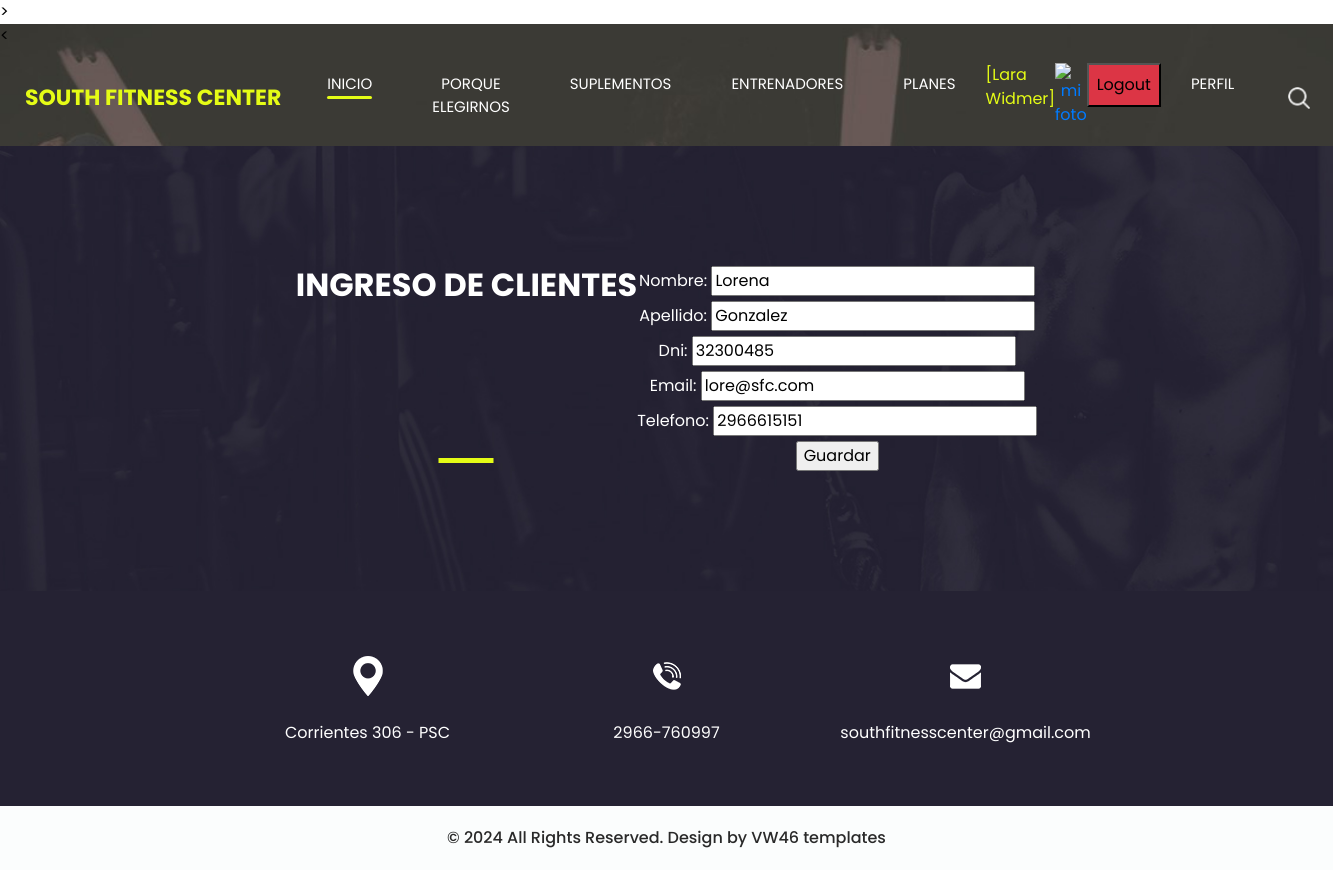
The page /clientesUpdate/3/ (signed in) on the database its author committed.
### entidades/models.py (models this page shows, shortened)
class Clientes(models.Model):
    nombre = models.CharField(max_length=50)
    apellido = models.CharField(max_length=50)
    dni = models.IntegerField()
    email = models.EmailField()
    telefono = models.IntegerField()
    class Meta:
        verbose_name = "Cliente"
        verbose_name_plural = "Clientes"
        ordering = ["nombre", "apellido", "dni", "email", "telefono"]

### entidades/views.py (the view)
# urls.py: path('clientesUpdate/<id_clientes>/', clientesUpdate, name="clientesUpdate"),
@login_required
def clientesUpdate(request, id_clientes):
    clientes = Clientes.objects.get(id=id_clientes)
    if request.method == "POST":
        mi_form = clientes_form(request.POST)
        if mi_form.is_valid():
            clientes.nombre = mi_form.cleaned_data.get("nombre")
            clientes.apellido = mi_form.cleaned_data.get("apellido")
            clientes.dni = mi_form.cleaned_data.get("dni")
            clientes.email = mi_form.cleaned_data.get("email")
            clientes.telefono = mi_form.cleaned_data.get("telefono")
            clientes.save()
            contexto = {"clientes": Clientes.objects.all() }
            return render(request, "entidades/clientes.html", contexto)
    else:
        mi_form = clientes_form(initial={"nombre": clientes.nombre, "apellido": clientes.apellido, "dni": clientes.dni, "email": clientes.email, "telefono": clientes.telefono})
    return render (request, "entidades/clientes_form.html", {"form": mi_form})

### entidades/forms.py
class clientes_form(forms.Form):
    nombre = forms.CharField(max_length=50, required =True)
    apellido = forms.CharField(max_length=50, required =True)
    dni = forms.IntegerField(required =True)
    email = forms.EmailField(required =True)
    telefono = forms.IntegerField(required =True)

### entidades/templates/entidades/clientes_form.html (shortened to what this page needs)
{% extends "entidades/trainer.html" %}
{% block titulo %}
<section class="trainer_section layout_padding">
    <div class="container">
      <div class="heading_container">
        <h2>
            Ingreso de
            clientes
        </h2>
        <form action="" method="post">
            <table>
                {{ form }}
            </table>
            <input type="submit" value="Guardar">
        </form>
      </div>
    </div class="container">
</section class="trainer_section layout_padding">
{% endblock titulo %}

### entidades/templates/entidades/trainer.html (shortened to what this page needs)
<!DOCTYPE html>
<html>
<head>
  {% load static %}
  <link rel="stylesheet" type="text/css" href="https://cdnjs.cloudflare.com/ajax/libs/OwlCarousel2/2.3.4/assets/owl.carousel.min.css" />
  <link rel="stylesheet" type="text/css" href="{% static 'css/bootstrap.css' %}" />
  <link href="{% static 'css/style.css' %}" rel="stylesheet" />
  <link href="{% static 'css/responsive.css' %}" rel="stylesheet" />
</head>>
<body class="sub_page">
  <div class="hero_area">
    <<header class="header_section">
      <div class="container-fluid">
        <nav class="navbar navbar-expand-lg custom_nav-container ">
          <a class="navbar-brand" href="index.html">
            <span>
              South Fitness Center
            </span>
          </a>
          <div class="collapse navbar-collapse" id="navbarSupportedContent">
            <div class="d-flex ml-auto flex-column flex-lg-row align-items-center">
              <ul class="navbar-nav  ">
                {% if user.is_authenticated %}
                <li class="nav-item active">
                  <a class="nav-link" href="{% url 'home' %}">Inicio <span class="sr-only">(current)</span></a>
                </li>
                <li class="nav-item ">
                  <a class="nav-link" href="{% url 'why' %}"> Porque elegirnos </a>
                </li>
                <li class="nav-item">
                  <a class="nav-link" href="{% url 'trainer' %}"> Suplementos</a>
                </li>
                <li class="nav-item">
                  <a class="nav-link" href="{% url 'entrenadores' %}"> Entrenadores</a>
                </li>
                <li class="nav-item">
                  <a class="nav-link" href="{% url 'membresias' %}"> Planes</a>
                </li>
                <li class="nav-item">
                  <p style="color:#E5FC16"> [{{user.first_name}} {{user.last_name}}] </p>
                </li>
                <div class="text-center">
                  <a href= "{% url 'agregar_avatar' %}"><img src="{{ request.session.avatar }}" height="40px" weight="40px" alt="mi foto"></a>
                </div>
                <form method="post" action="{% url 'logout' %}">
                  <button type="submit" class="nav-link bg-danger ms-2">Logout</button>
                </form>
                <li class="nav-item">
                  <a class="nav-link" href="{% url 'perfil' %}"> Perfil</a>
                </li>
                {% endif %}
              </ul>
              <div class="user_option">
                <form class="form-inline my-2 my-lg-0 ml-0 ml-lg-4 mb-3 mb-lg-0">
                  <button class="btn  my-2 my-sm-0 nav_search-btn" type="submit"></button>
                </form>
              </div>
            </div>
          </div>
        </nav>
      </div>
    </header>
  </div>
  {% block titulo %}{% endblock titulo %}
   <section class="info_section layout_padding2">
    <div class="container">
      <div class="info_items">
        <a href="">
          <div class="item ">
            <div class="img-box box-1">
            </div>
            <div class="detail-box">
              <p>
                Corrientes 306 - PSC
              </p>
            </div>
          </div>
        </a>
        <a href="">
          <div class="item ">
            <div class="img-box box-2">
            </div>
            <div class="detail-box">
              <p>
                2966-760997
              </p>
            </div>
          </div>
        </a>
        <a href="">
          <div class="item ">
            <div class="img-box box-3">
            </div>
            <div class="detail-box">
              <p>
                southfitnesscenter@gmail.com
              </p>
            </div>
          </div>
        </a>
      </div>
    </div>
  </section>
  <footer class="container-fluid footer_section">
    <p>
      &copy; 2024 All Rights Reserved. Design by
      <a href="https://html.design/">VW46 templates</a>
    </p>
  </footer>
</body>
</html>

### entidades/static/css/style.css (style rules this page uses)
body { font-family: 'Poppins', sans-serif; color: #000000; background-color: #ffffff; }
.layout_padding { padding-top: 120px; padding-bottom: 120px; }
.layout_padding2 { padding-top: 45px; padding-bottom: 45px; }
.heading_container { display: -webkit-box; display: -ms-flexbox; display: flex; -webkit-box-pack: center; -ms-flex-pack: center; justify-content: center; text-align: center; }
.heading_container h2 { font-weight: bold; position: relative; padding-bottom: 5px; text-transform: uppercase; }
.heading_container h2::before { content: ""; position: absolute; bottom: 0; left: 50%; width: 55px; height: 5px; background-color: #e5fc16; -webkit-transform: translateX(-50%); transform: translateX(-50%); }
.hero_area { height: 100vh; display: -webkit-box; display: -ms-flexbox; display: flex; -webkit-box-orient: vertical; -webkit-box-direction: normal; -ms-flex-direction: column; flex-direction: column; background-image: url(../images/hero-bg.jpg); background-size: cover; background-attachment: fixed; }
.sub_page .hero_area { height: auto; }
.header_section .container-fluid { padding-right: 25px; padding-left: 25px; }
.custom_nav-container.navbar-expand-lg .navbar-nav .nav-item .nav-link { margin: 10px 30px; padding: 0; padding-bottom: 3px; color: #ffffff; text-align: center; position: relative; text-transform: uppercase; font-size: 15px; }
.custom_nav-container.navbar-expand-lg .navbar-nav .nav-item .nav-link::after { display: none; content: ""; position: absolute; left: 0; bottom: 0; width: 100%; height: 3px; border-radius: 5px; background-color: #ffffff; }
.custom_nav-container.navbar-expand-lg .navbar-nav .nav-item.active a::after, .custom_nav-container.navbar-expand-lg .navbar-nav .nav-item:hover a::after { display: block; background-color: #e5fc16; }
a, a:hover, a:focus { text-decoration: none; }
.btn, .btn:focus { outline: none !important; -webkit-box-shadow: none; box-shadow: none; }
.user_option { display: -webkit-box; display: -ms-flexbox; display: flex; -webkit-box-align: center; -ms-flex-align: center; align-items: center; }
.custom_nav-container .nav_search-btn { background-image: url(../images/search-icon.png); background-size: 22px; background-repeat: no-repeat; background-position-y: 7px; width: 35px; height: 35px; padding: 0; border: none; }
.navbar-brand { display: -webkit-box; display: -ms-flexbox; display: flex; -webkit-box-align: center; -ms-flex-align: center; align-items: center; position: relative; }
.navbar-brand span { font-size: 22px; text-transform: uppercase; font-weight: bold; color: #e5fc16; position: relative; z-index: 3; }
.custom_nav-container { z-index: 99999; padding: 15px 0; }
.trainer_section { background-image: url(../images/trainer-bg.jpg); background-size: cover; background-attachment: fixed; color: #ffffff; }
.info_section { background-color: #252233; }
.info_items { width: 70%; margin: 0 auto; display: -webkit-box; display: -ms-flexbox; display: flex; -webkit-box-pack: justify; -ms-flex-pack: justify; justify-content: space-between; }
.info_items .item { width: 200px; display: -webkit-box; display: -ms-flexbox; display: flex; -webkit-box-orient: vertical; -webkit-box-direction: normal; -ms-flex-direction: column; flex-direction: column; -webkit-box-align: center; -ms-flex-align: center; align-items: center; text-align: center; }
.info_items .item .img-box { width: 80px; height: 80px; border-radius: 100%; background-repeat: no-repeat; background-position: center; }
.info_items .item .detail-box { margin-top: 5px; color: #fff; }
.info_items { position: relative; }
.info_items a { position: relative; }
.info_items .item .img-box.box-1 { background-image: url(../images/location-white.png); }
.info_items .item .img-box.box-2 { background-image: url(../images/telephone-white.png); }
.info_items .item .img-box.box-3 { background-image: url(../images/envelope-white.png); }
.footer_section { background-color: #fbfdfd; padding: 20px; font-weight: 500; }
.footer_section p { color: #292929; margin: 0; text-align: center; }
.footer_section a { color: #292929; }

### entidades/static/css/responsive.css (style rules this page uses)
@media (min-width: 1200px) { .container { max-width: 1170px; } }

### rows shown on the page
Clientes: nombre "Lorena", apellido "Gonzalez", dni "32300485", email "lore@sfc.com", telefono "2966615151"

### other values the page prints
{{ user.first_name }} "Lara"
{{ user.last_name }} "Widmer"
